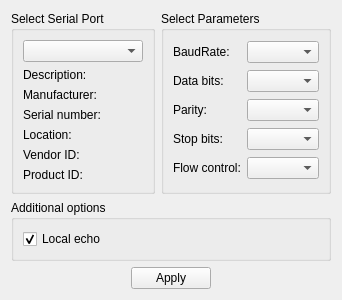
<?xml version="1.0" encoding="UTF-8"?>
<ui version="4.0">
 <class>SettingsDialog</class>
 <widget class="QWidget" name="SettingsDialog">
  <property name="geometry">
   <rect>
    <x>0</x>
    <y>0</y>
    <width>342</width>
    <height>278</height>
   </rect>
  </property>
  <property name="windowTitle">
   <string>Serial port settings</string>
  </property>
  <layout class="QGridLayout" name="gridLayout_3">
   <item row="0" column="0">
    <layout class="QVBoxLayout" name="verticalLayout_3">
     <item>
      <layout class="QHBoxLayout" name="horizontalLayout_2">
       <item>
        <widget class="QGroupBox" name="selectBox">
         <property name="title">
          <string>Select Serial Port</string>
         </property>
         <layout class="QGridLayout" name="gridLayout">
          <item row="0" column="0">
           <widget class="QComboBox" name="serialPortInfoListBox"/>
          </item>
          <item row="1" column="0">
           <widget class="QLabel" name="descriptionLabel">
            <property name="text">
             <string>Description:</string>
            </property>
           </widget>
          </item>
          <item row="2" column="0">
           <widget class="QLabel" name="manufacturerLabel">
            <property name="text">
             <string>Manufacturer:</string>
            </property>
           </widget>
          </item>
          <item row="3" column="0">
           <widget class="QLabel" name="serialNumberLabel">
            <property name="text">
             <string>Serial number:</string>
            </property>
           </widget>
          </item>
          <item row="4" column="0">
           <widget class="QLabel" name="locationLabel">
            <property name="text">
             <string>Location:</string>
            </property>
           </widget>
          </item>
          <item row="5" column="0">
           <widget class="QLabel" name="vidLabel">
            <property name="text">
             <string>Vendor ID:</string>
            </property>
           </widget>
          </item>
          <item row="6" column="0">
           <widget class="QLabel" name="pidLabel">
            <property name="text">
             <string>Product ID:</string>
            </property>
           </widget>
          </item>
         </layout>
        </widget>
       </item>
       <item>
        <widget class="QGroupBox" name="parametersBox">
         <property name="title">
          <string>Select Parameters</string>
         </property>
         <layout class="QGridLayout" name="gridLayout_2">
          <item row="0" column="0">
           <widget class="QLabel" name="baudRateLabel">
            <property name="text">
             <string>BaudRate:</string>
            </property>
           </widget>
          </item>
          <item row="0" column="1">
           <widget class="QComboBox" name="baudRateBox"/>
          </item>
          <item row="1" column="0">
           <widget class="QLabel" name="dataBitsLabel">
            <property name="text">
             <string>Data bits:</string>
            </property>
           </widget>
          </item>
          <item row="1" column="1">
           <widget class="QComboBox" name="dataBitsBox"/>
          </item>
          <item row="2" column="0">
           <widget class="QLabel" name="parityLabel">
            <property name="text">
             <string>Parity:</string>
            </property>
           </widget>
          </item>
          <item row="2" column="1">
           <widget class="QComboBox" name="parityBox"/>
          </item>
          <item row="3" column="0">
           <widget class="QLabel" name="stopBitsLabel">
            <property name="text">
             <string>Stop bits:</string>
            </property>
           </widget>
          </item>
          <item row="3" column="1">
           <widget class="QComboBox" name="stopBitsBox"/>
          </item>
          <item row="4" column="0">
           <widget class="QLabel" name="flowControlLabel">
            <property name="text">
             <string>Flow control:</string>
            </property>
           </widget>
          </item>
          <item row="4" column="1">
           <widget class="QComboBox" name="flowControlBox"/>
          </item>
         </layout>
        </widget>
       </item>
      </layout>
     </item>
     <item>
      <layout class="QVBoxLayout" name="verticalLayout_2">
       <item>
        <widget class="QGroupBox" name="additionalOptionsGroupBox">
         <property name="title">
          <string>Additional options</string>
         </property>
         <layout class="QVBoxLayout" name="verticalLayout">
          <item>
           <widget class="QCheckBox" name="localEchoCheckBox">
            <property name="text">
             <string>Local echo</string>
            </property>
            <property name="checked">
             <bool>true</bool>
            </property>
           </widget>
          </item>
         </layout>
        </widget>
       </item>
       <item>
        <layout class="QHBoxLayout" name="horizontalLayout">
         <item>
          <spacer name="horizontalSpacer">
           <property name="orientation">
            <enum>Qt::Horizontal</enum>
           </property>
           <property name="sizeHint" stdset="0">
            <size>
             <width>40</width>
             <height>20</height>
            </size>
           </property>
          </spacer>
         </item>
         <item>
          <widget class="QPushButton" name="PbApply">
           <property name="text">
            <string>Apply</string>
           </property>
          </widget>
         </item>
         <item>
          <spacer name="horizontalSpacer_2">
           <property name="orientation">
            <enum>Qt::Horizontal</enum>
           </property>
           <property name="sizeHint" stdset="0">
            <size>
             <width>40</width>
             <height>20</height>
            </size>
           </property>
          </spacer>
         </item>
        </layout>
       </item>
      </layout>
     </item>
    </layout>
   </item>
  </layout>
 </widget>
 <resources/>
 <connections/>
</ui>
